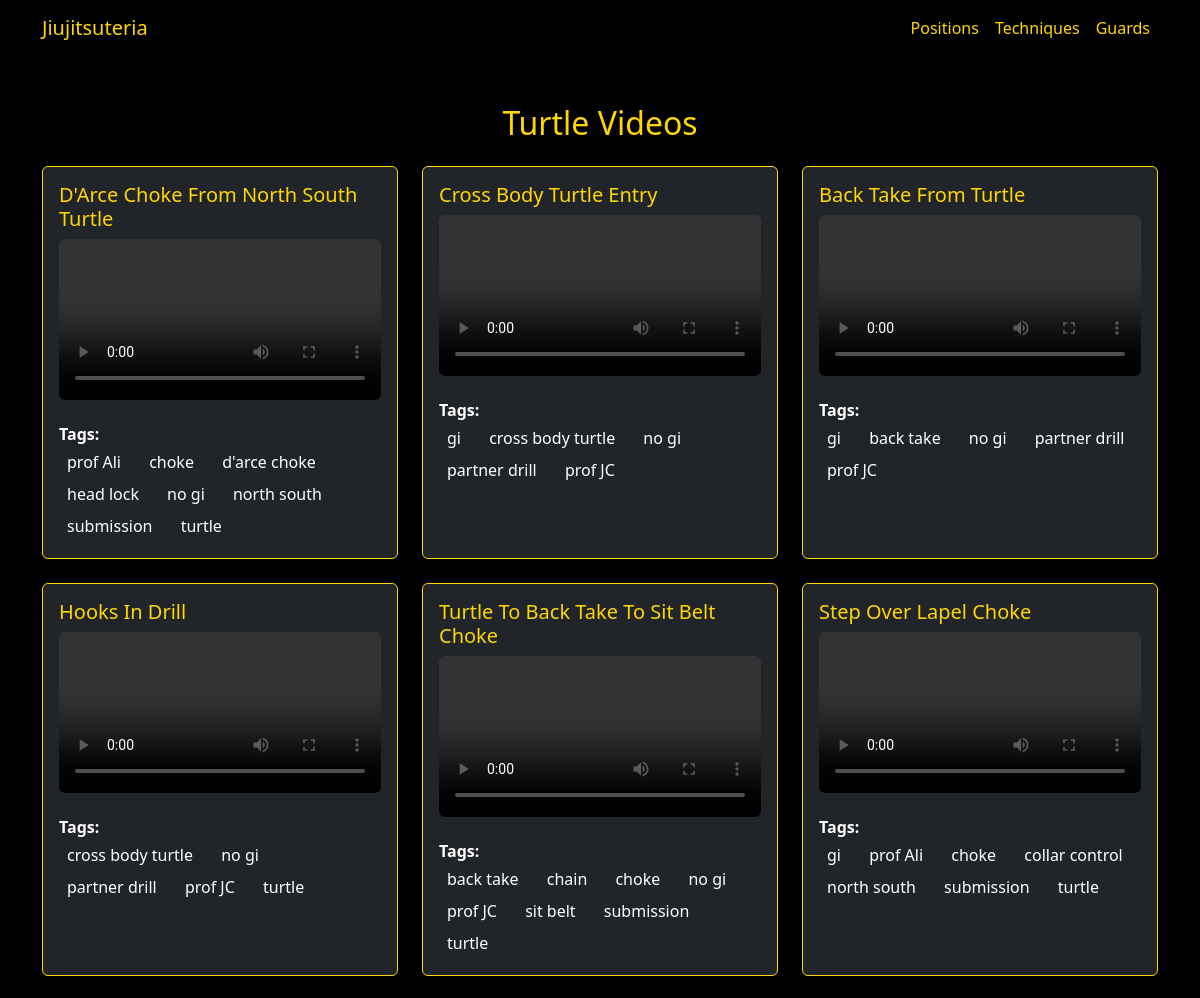
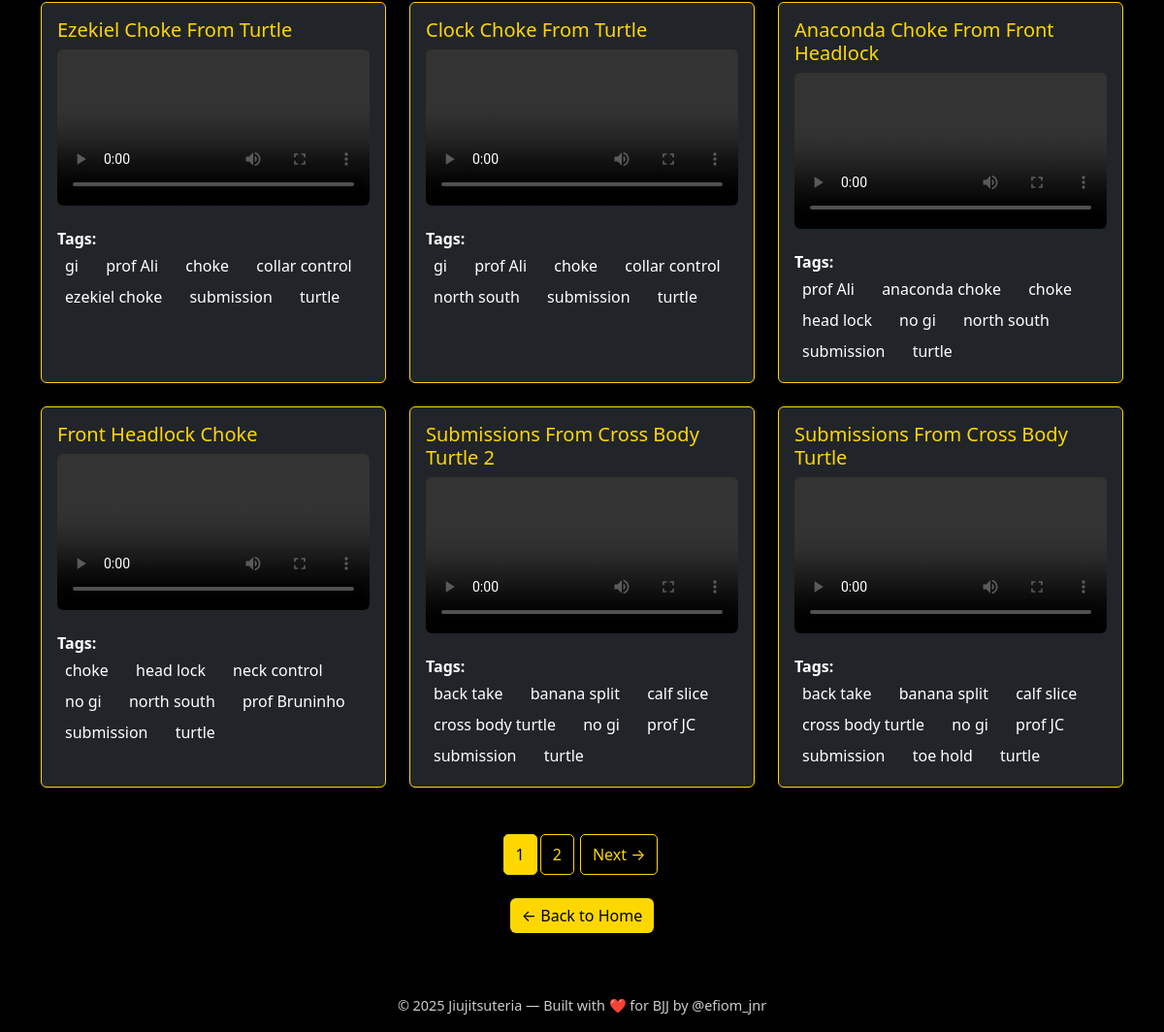
The page /category/position/6/ on the database its author committed (2 pictures, top to bottom).
### bjj/models.py (models this page shows, shortened)
class Position(models.Model):
    name = models.CharField(max_length=100)

class Video(models.Model):
    title = models.CharField(max_length=200)
    video_url = models.URLField()
    tags = models.ManyToManyField('Tag', related_name='videos')
    position = models.ForeignKey('Position', on_delete=models.SET_NULL, null=True, blank=True)
    technique = models.ForeignKey('Technique', on_delete=models.SET_NULL, null=True, blank=True)
    guard = models.ForeignKey('Guard', on_delete=models.SET_NULL, null=True, blank=True)
    def cloudfront_url(self):
        s3_prefix = "https://jiujitsuteria-videos.s3.amazonaws.com"
        cloudfront_domain = getattr(settings, 'CLOUDFRONT_DOMAIN', '')
        if self.video_url.startswith(s3_prefix):
            return self.video_url.replace(s3_prefix, cloudfront_domain)
        return self.video_url

class Tag(models.Model):
    name = models.CharField(max_length=50, unique=True)

### bjj/views.py (the view)
# urls.py: path('category/<str:category_type>/<int:category_id>/', views.category_videos, name='category_videos'),
def category_videos(request, category_type, category_id):
    if category_type == 'position':
        category = get_object_or_404(Position, id=category_id)
        videos = Video.objects.filter(position=category).order_by('-id')
    elif category_type == 'technique':
        category = get_object_or_404(Technique, id=category_id)
        videos = Video.objects.filter(technique=category).order_by('-id')
    elif category_type == 'guard':
        category = get_object_or_404(Guard, id=category_id)
        videos = Video.objects.filter(guard=category).order_by('-id')
    else:
        category = None
        videos = Video.objects.none()
    paginator = Paginator(videos, 12)
    page_number = request.GET.get('page')
    page_obj = paginator.get_page(page_number)
    return render(request, 'bjj/category_videos.html', {
        'category': category,
        'videos': page_obj,
        'category_type': category_type,
    })

### bjj/templates/bjj/category_videos.html (shortened to what this page needs)
{% extends 'bjj/base.html' %}
{% block content %}
<div class="text-center mb-4">
  <h2 class="text-yellow">{{ category.name }} Videos</h2>
</div>
{% if videos %}
  <div class="row justify-content-center">
    {% for video in videos %}
      <div class="col-md-6 col-lg-4 mb-4">
        <div class="card bg-dark text-white h-100 border border-yellow shadow">
          <div class="card-body">
            <h5 class="card-title text-yellow">{{ video.title }}</h5>
            <video class="w-100 mb-3 rounded" controls>
              <source src="{{ video.cloudfront_url }}" type="video/mp4">
            </video>
            <p class="card-text">
              <strong>Tags:</strong><br>
              {% if video.tags.exists %}
                {% for tag in video.tags.all %}
                  <a href="{% url 'bjj:videos_by_tag' tag.id %}" class="tag-link">
                    {{ tag.name }}
                  </a>
                {% endfor %}
              {% else %}
                <span class="text-muted">No tags</span>
              {% endif %}
            </p>
          </div>
        </div>
      </div>
    {% endfor %}
  </div>
  <div class="text-center mt-4">
    <nav>
      <ul class="pagination justify-content-center">
        {% for page_num in videos.paginator.page_range %}
          {% if page_num == videos.number %}
            <li class="page-item active">
              <span class="page-link custom-page-link-active">{{ page_num }}</span>
            </li>
          {% else %}
            <li class="page-item">
              <a class="page-link custom-page-link" href="?page={{ page_num }}">{{ page_num }}</a>
            </li>
          {% endif %}
        {% endfor %}
        {% if videos.has_next %}
          <li class="page-item">
            <a class="page-link custom-page-link" href="?page={{ videos.next_page_number }}">Next →</a>
          </li>
        {% endif %}
      </ul>
    </nav>
  </div>
{% else %}
  <p class="text-center">No videos available in this section yet.</p>
{% endif %}
<div class="text-center mt-4">
  <a href="{% url 'bjj:index' %}" class="btn btn-yellow">← Back to Home</a>
</div>
{% endblock %}

### bjj/static/bjj/styles.css (style rules this page uses)
body { background-color: #000; color: #fff; }
.text-yellow, .navbar-brand, .nav-link, h1, h2, h3, h4, h5 { color: #FFD700 !important; }
.btn-yellow { background-color: #FFD700; color: #000; border: none; }
a { color: #FFD700; text-decoration: none; }
.border-yellow { border-color: #FFD700 !important; }
.tag-link { color: white; background: none; padding: 4px 8px; border-radius: 4px; display: inline-block; transition: all 0.2s ease; }

### bjj/templates/bjj/category_videos.html (style rules this page uses)
.tag-link { color: white; text-decoration: none; margin-right: 8px; transition: color 0.3s ease; }
.pagination .page-item .custom-page-link { background-color: #000; color: #FFD700; border: 1px solid #FFD700; padding: 0.5rem 0.75rem; margin: 0 3px; border-radius: 5px; transition: background-color 0.3s ease; }
.pagination .page-item.active .custom-page-link-active { background-color: #FFD700; color: #000; border: 1px solid #FFD700; padding: 0.5rem 0.75rem; border-radius: 5px; }

### rows shown on the page
Position: name "Turtle"
Video: title "D'Arce Choke From North South Turtle"
Tag: name "prof Ali"
Tag: name "choke"
Tag: name "d'arce choke"
Tag: name "head lock"
Tag: name "no gi"
Tag: name "north south"
Tag: name "submission"
Tag: name "turtle"
Video: title "Cross Body Turtle Entry"
Tag: name "gi"
Tag: name "cross body turtle"
Tag: name "partner drill"
Tag: name "prof JC"
Video: title "Back Take From Turtle"
Tag: name "back take"
Video: title "Hooks In Drill"
Video: title "Turtle To Back Take To Sit Belt Choke"
Tag: name "chain"
Tag: name "sit belt"
Video: title "Step Over Lapel Choke"
Tag: name "collar control"
Video: title "Ezekiel Choke From Turtle"
Tag: name "ezekiel choke"
Video: title "Clock Choke From Turtle"
Video: title "Anaconda Choke From Front Headlock"
Tag: name "anaconda choke"
Video: title "Front Headlock Choke"
Tag: name "neck control"
Tag: name "prof Bruninho"
Video: title "Submissions From Cross Body Turtle 2"
Tag: name "banana split"
Tag: name "calf slice"
Video: title "Submissions From Cross Body Turtle"
Tag: name "toe hold"

### other values the page prints
{{ page_num }} "1"
{{ page_num }} "2"
{{ year|default:"2025" }} "2025"
